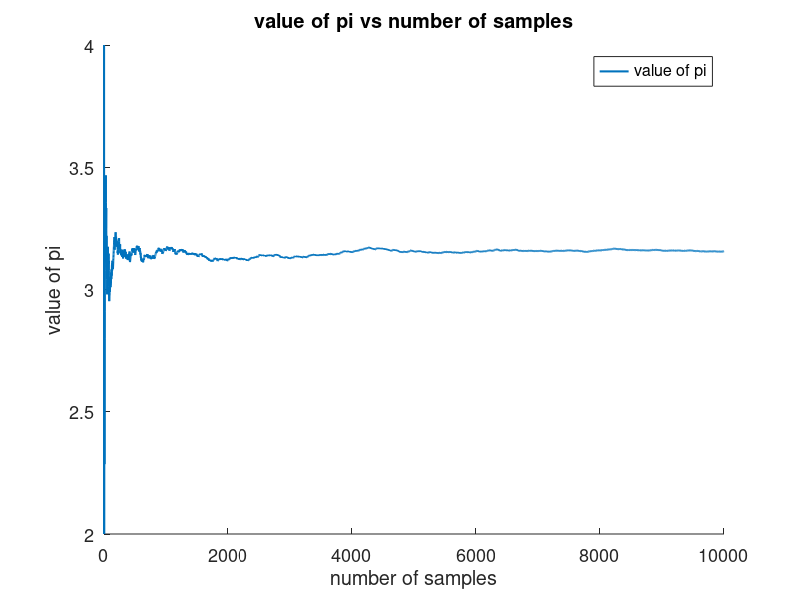
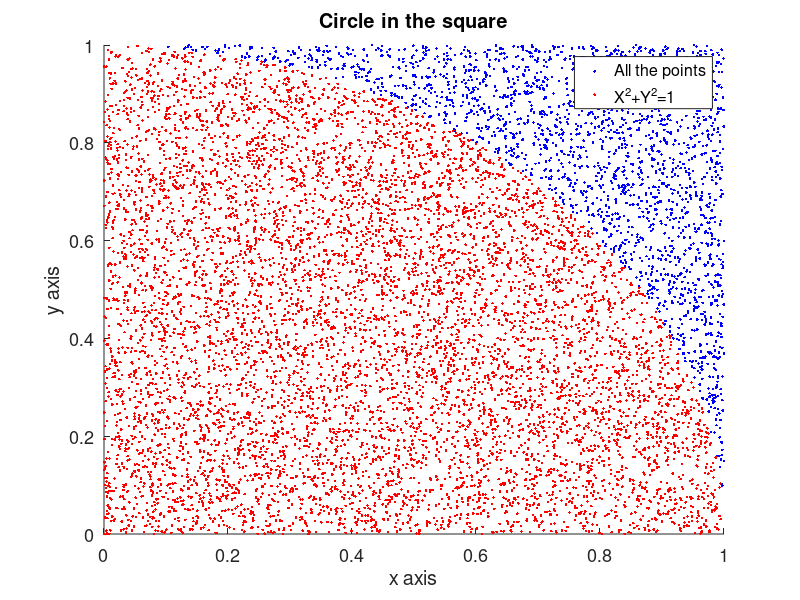
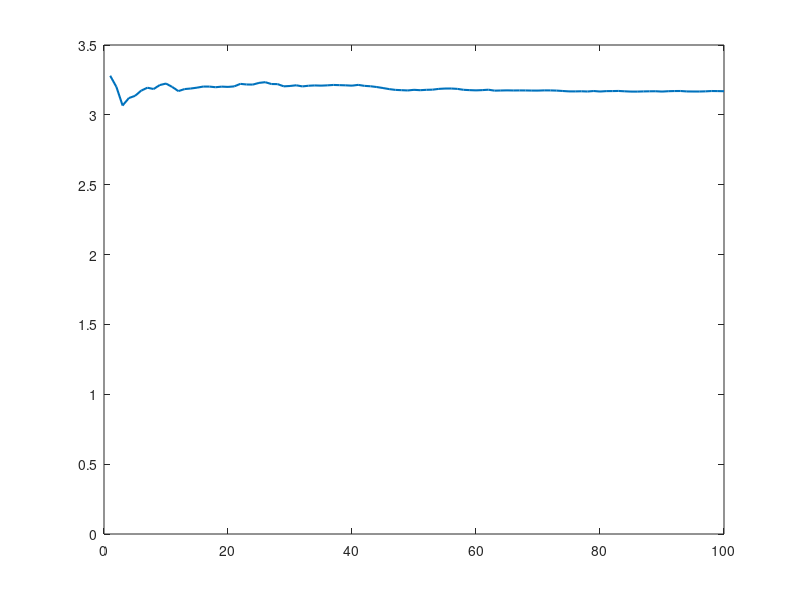
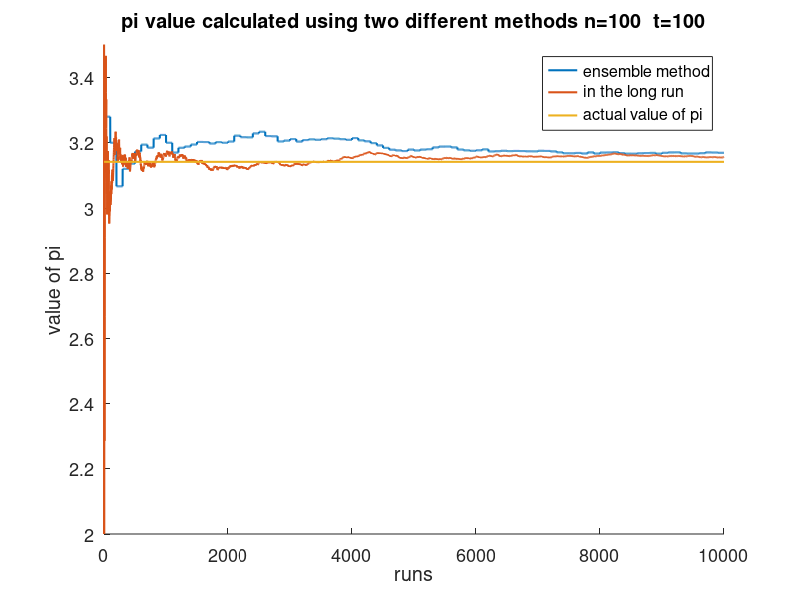

MATLAB code for these plots, in order:
close all;
clear;
%% a
% bigger function y=4;
n=10000;
count=0;
ptxs=zeros(n,1);
ptys=zeros(n,1);
optxs=zeros(n,1);
optys=zeros(n,1);

arr=zeros(n,1);
area=zeros(n,1);
for i=1:n
    ptx=rand();
    pty=rand();
    ptxs(i)=ptx;
    ptys(i)=pty;
    if(ptx*ptx+pty*pty<=1)
        optxs(i)=ptx;
        optys(i)=pty;  
        count=count+1;
        arr(i)=1;
    end
    area(i)=count/i;
end
pi_val=area*4;
savedv1=pi_val';
savedv2=n;
a=figure;
set(gca,'fontsize',13)
hold on
plot(1:1:n,pi_val,'lineWidth',1.5);
legend('value of pi')
mytitle=strcat('value of pi vs number of samples');
xlabel('number of samples');
ylabel('value of pi');
title(mytitle);
saveas(a,'pr1b3.jpeg')
pi_val(n)

a=figure;
set(gca,'fontsize',13)
hold on
plot(ptxs,ptys,'.b','lineWidth',1.5)
hold on;
plot(optxs,optys,'.r','lineWidth',1.5)
legend('All the points','X^2+Y^2=1 ')
mytitle=strcat('Circle in the square');
xlabel('x axis');
ylabel('y axis');
title(mytitle);
saveas(a,'pr1b4.jpeg')




n=100;
t=100;
count=0;
ptxs=zeros(n,1);
ptys=zeros(n,1);
optxs=zeros(n,1);
optys=zeros(n,1);

avd1=zeros(t,1);
for ind=1:t
    arr=zeros(n,1);
    area=zeros(n,1);
    count=0;
    for i=1:n
        ptx=rand();
        pty=rand();
        ptxs(i)=ptx;
        ptys(i)=pty;
        if(ptx*ptx+pty*pty<=1)
            optxs(i)=ptx;
            optys(i)=pty;  
            count=count+1;
            arr(i)=1;
        end
        area(i)=count/i;
    end
    pi_val=area*4;
    avd1(ind)=pi_val(n);
end

for i=2:t
    avd1(i)=(avd1(i)+avd1(i-1)*(i-1) )/(i);
end

figure;
plot(1:1:t,avd1,'lineWidth',1.5);
ylim([0 3.5])






avd2=zeros(savedv2,1);
count=1;
for i=1:savedv2
    avd2(i)=avd1(count);
    if(mod(i,n)==0)
        count=count+1;
    end
end

figure;
set(gca,'fontsize',13)
hold on
plot(1:1:savedv2,avd2,'lineWidth',1.5);
ylim([0 3.5])
hold on
plot(1:1:savedv2,savedv1,'lineWidth',1.5);
ylim([2 3.5])
hold on
plot([1 savedv2],[pi pi],'lineWidth',1.5)
legend('ensemble method','in the long run','actual value of pi')
mytitle=strcat('pi value calculated using two different methods n=',int2str(n),'  t=',int2str(t));

xlabel('runs');
ylabel('value of pi');
title(mytitle);
